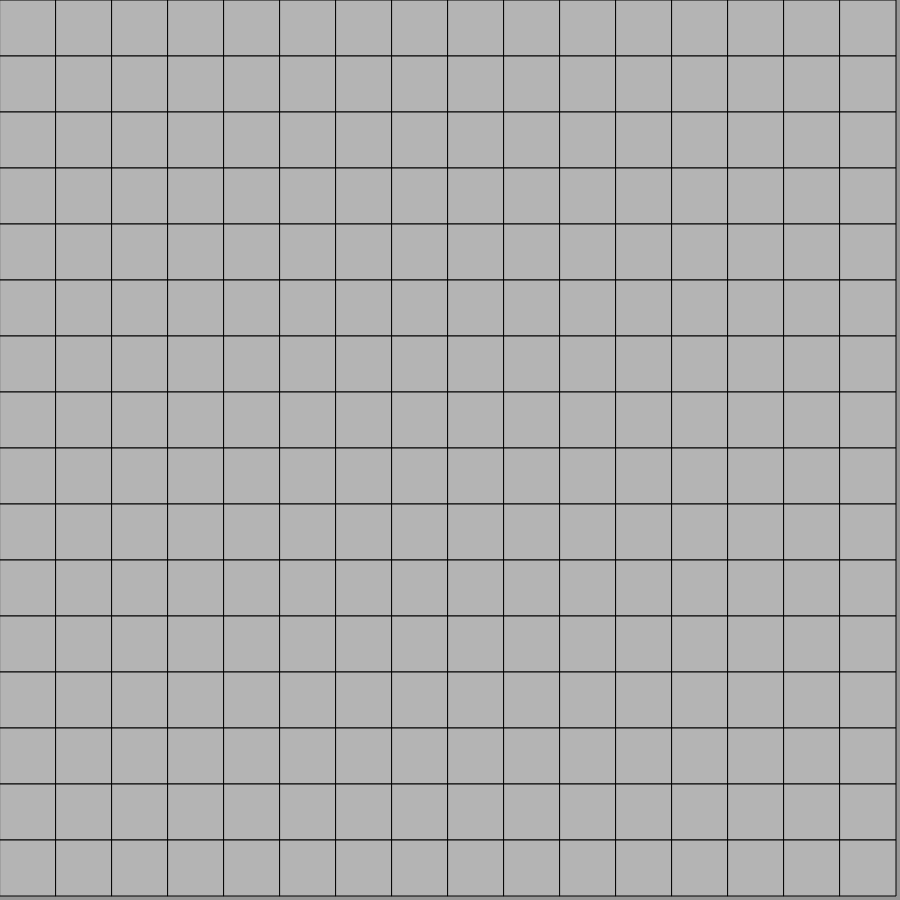
Frame 1 (no input)
Frame 60 (no input): identical to frame 1, image omitted
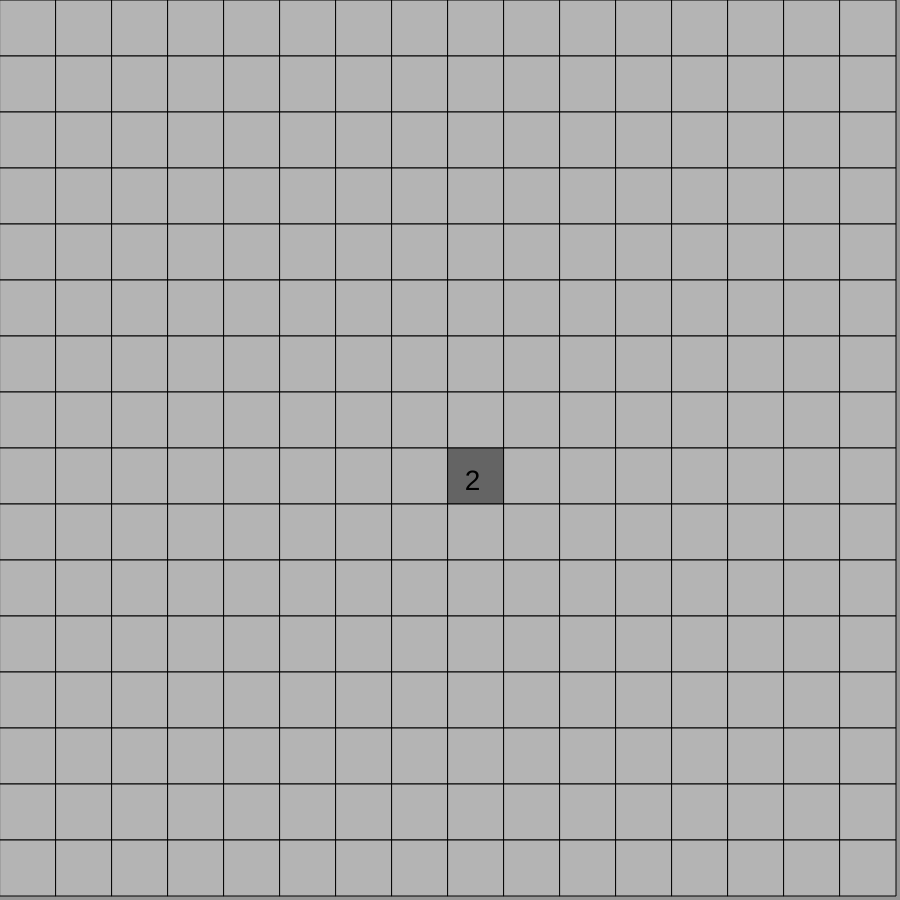
Frame 120 (the mouse pressed at the canvas centre since frame 60)

The p5.js sketch that drew these frames (run headless with seeded random() and noise() and a simulated clock; from frame 60 on, the mouse is pressed at the canvas centre):

// p5.js sketch
// ── sketch.js
var cells = []
var cant = 16
var s;
var minas = 40
var qeue = []
var cellsClicked = 0
var minesLeft = minas
var count = 0
var auto = true

function setup() {
  createCanvas(900, 900)
  
  ai = new robot()
  
  
  params = getURLParams()
  if (params.minas) {
    minas = (parseInt(params.minas))
  } 
  if (params.size) {
    cant = parseInt(params.size)
  }
  
  s = floor(window.height / cant)
  for (var j = 0; j < cant; j++) { // columnas
    for (var i = 0; i < cant; i++) { // filas
      cells.push(new cell(j, i, s))
    }
  }

  for (var i = 0; i < minas; i++) {
    var r = random(cells)
    if (r.mode != "Mine") {
      r.changeMode("Mine")
    } else {
      i--
    }
  }
  for (var i = 0; i < cells.length; i++) {
    cells[i].check(cells)
  }
  
  
//  if (auto) cells[0].click()

}

function draw() {

  minesLeft = minas
  count = 0
  background(150)
  if (qeue.length == 0 && auto) {
       ai.firstStep(cells)
       ai.secondStep(cells)
      if (ai.firstStep(cells) == undefined && ai.secondStep(cells) == undefined && cellsClicked > sq(cant) / 3){
        ai.tank(cells)
      }
  }
  cellsClicked = 0

  for (var i = 0; i < qeue.length; i++) {
    qeue[0].click()
    qeue.splice(0, 1)
  }


  for (var i = 0; i < cells.length; i++) {
    cells[i].display()
    if (cells[i].mode == "Clicked") {
      cellsClicked++
    } else if (cells[i].mode == "Flaged") {
      minesLeft--
    } else if (cells[i].mode == "Mine") {
      count++
    }
  }
  // console.log(minesLeft)
  if (cellsClicked == cells.length - minas || count == 0) {
    noLoop()
    console.log("YOU WON")
  }
}

function mousePressed() {

  var record = Infinity
  var index = -1

  for (var i = 0; i < cells.length; i++) {
    var d = dist(mouseX, mouseY, cells[i].pos.x, cells[i].pos.y)
    if (d < record) {

      record = d
      index = i
    }
  }
  if (mouseButton == LEFT) {
    if (index > -1 && cells[index].mode != "Clicked") {
      cells[index].click()
    }
  } else {
    if (index > -1 && cells[index].mode != "Clicked") {
      if (cells[index].mode == "Flaged") {
        cells[index].changeMode(cells[index].previousMode)
      } else {
        cells[index].previousMode = cells[index].mode
        cells[index].changeMode("Flaged")
      }
    }
  }
}



function index(j, i) {
  if (i < 0 || j < 0 || i > cant - 1 || j > cant - 1) {
    return -1;
  }
  return i + j * cant;
}

// ── cell.js
function cell(j, i, s) {

  this.pos = createVector((i * s) + s / 2, (j * s) + s / 2)
  this.size = s
  this.mode = "New"

  this.i = i // filas
  this.j = j // columnas

  this.neighbours = []
  this.previousMode = "New"

  this.near = 0
  this.simulatedNear = 0

  this.display = function() {
    switch (this.mode) {
      case "New":
        fill(180)
        rectMode(CENTER)
        rect(this.pos.x, this.pos.y, this.size, this.size)
        break;
      case "Mine":
        fill(180)
        rectMode(CENTER)
        rect(this.pos.x, this.pos.y, this.size, this.size)
        break;
      case "Clicked":
        fill(100)
        rectMode(CENTER)
        rect(this.pos.x, this.pos.y, this.size, this.size)
        textSize(s / 2);
        fill(0)
        if (this.near > 0) text(this.near, this.pos.x - s / 5, this.pos.y + s / 4);
        break
      case "Flaged":
        fill(0, 100, 0)
        rectMode(CENTER)
        rect(this.pos.x, this.pos.y, this.size, this.size)
        break

    }

  }

  this.check = function(grid) {


    this.neighbours.push(index(this.j, this.i - 1))
    this.neighbours.push(index(this.j + 1, this.i))
    this.neighbours.push(index(this.j, this.i + 1))
    this.neighbours.push(index(this.j - 1, this.i))
    this.neighbours.push(index(this.j - 1, this.i - 1))
    this.neighbours.push(index(this.j - 1, this.i + 1))
    this.neighbours.push(index(this.j + 1, this.i - 1))
    this.neighbours.push(index(this.j + 1, this.i + 1))

    for (var i = 0; i < this.neighbours.length; i++) {
      if (cells[this.neighbours[i]] != undefined) {
        var checking = cells[this.neighbours[i]]
        if (checking.mode == "Mine") this.near++
      }
    }


    this.simulatedNear = this.near
  }

  this.changeMode = function(mode) {
    this.mode = mode
  }

  this.click = function() {
    if (this.mode != "Clicked" && this.mode != "Flaged") {
      if (this.mode == "Mine") {
        noLoop()
        console.log("YOU LOSE")
      } else if (this.near == 0) {
        this.mode = "Clicked"
        for (var i = 0; i < this.neighbours.length; i++) {
          if (cells[this.neighbours[i]] != undefined && cells[this.neighbours[i]].mode != "Clicked") {
            qeue.push(cells[this.neighbours[i]])
          }
        }

      } else {
        this.mode = "Clicked"
      }
    }

  }

  this.resetNear = function() {
    this.simulatedNear = this.near
    for (var i = 0; i < this.neighbours.length; i++) {
      if (cells[this.neighbours[i]] != undefined && cells[this.neighbours[i]].mode == "Flaged") this.simulatedNear--
    }
  }
}

// ── robot.js
function robot() {

  this.looking = []
  this.border = []
  this.firstStep = function(list) {
    var clicked = undefined
    for (var i = 0; i < list.length; i++) {
      var nearBlocks = 0
      if (list[i].mode == "Clicked") {
        for (var j = 0; j < list[i].neighbours.length; j++) {
          if (list[list[i].neighbours[j]] != undefined && list[list[i].neighbours[j]].mode != "Clicked") {
            nearBlocks++
          }
        }
        if (nearBlocks == list[i].near) {
          for (var j = 0; j < list[i].neighbours.length; j++) {
            if (list[list[i].neighbours[j]] != undefined && list[list[i].neighbours[j]].mode != "Clicked") {
              list[list[i].neighbours[j]].changeMode("Flaged")
              clicked = true
            }
          }
        }
      }
    }
    return clicked
  }

  this.secondStep = function(list) {
    var clicked = undefined
    for (var i = 0; i < list.length; i++) {
      var nearFlags = 0
      if (list[i].mode == "Clicked") {
        for (var j = 0; j < list[i].neighbours.length; j++) {
          if (list[list[i].neighbours[j]] != undefined && list[list[i].neighbours[j]].mode == "Flaged") {
            nearFlags++
          }
        }
        if (nearFlags == list[i].near) {
          for (var j = 0; j < list[i].neighbours.length; j++) {
            if (list[list[i].neighbours[j]] != undefined && list[list[i].neighbours[j]].mode != "Flaged") {
              list[list[i].neighbours[j]].click()
              clicked = true
            }
          }
        }
      }
    }
    return clicked
  }

  this.tank = function(list) {
    this.looking = []
    this.border = []

    var border = []
    for (var i = 0; i < list.length; i++) {
      if (list[i].mode == "Clicked") {
        for (var j = 0; j < list[i].neighbours.length; j++) {
          if (list[list[i].neighbours[j]] != undefined && (list[list[i].neighbours[j]].mode == "New" || list[list[i].neighbours[j]].mode == "Mine")) {
            var repeated = false
            for (var k = 0; k < border.length; k++) {
              if (border[k] == list[list[i].neighbours[j]]) {
                repeated = true
              }
            }
            if (!repeated) border.push(list[list[i].neighbours[j]])
          }
        }
      }
    }

    for (var i = 1; i < pow(2, border.length); i++) {
      var b = i.toString(2)
      var binary = []
      for (var j = 0; j < b.length; j++) {
        binary.push(b.charAt(j))
      }

      var chance = []
      for (var j = 0; j < border.length; j++) {
        if (binary.length < border.length) {
          binary.reverse()
          binary.push("0")
          binary.reverse()
          j--
        } else {
          var state = binary[j]
          if (state == "1") {
            chance.push(border[j])
          }
        }
      }
      //console.log(chance)
      if (chance.length <= minesLeft) this.checkChance(chance, list, border)
    }
    ai.tankTwo()

  }

  this.checkChance = function(mines, list, border) {
    //  console.log("Checking")
    for (var i = 0; i < mines.length; i++) {
      for (var j = 0; j < mines[i].neighbours.length; j++) {
        if (cells[mines[i].neighbours[j]] != undefined && cells[mines[i].neighbours[j]].mode == "Clicked") cells[mines[i].neighbours[j]].simulatedNear--
      }
    }
    for (var i = 0; i < list.length; i++) {
      for (var j = 0; j < list[i].neighbours.length; j++) {
        if (cells[list[i].neighbours[j]] != undefined && cells[list[i].neighbours[j]].mode == "Clicked" && cells[list[i].neighbours[j]].simulatedNear != 0) {
          //  console.log("Checking failed")
          this.reset(list)
          return false
        }
      }
    }

    this.decide(mines, border)
    this.reset(list)
  }

  this.decide = function(list, border) {
    console.log("checking succesfull")
    console.log(list)
    for (var i = 0; i < list.length; i++) {
      this.looking.push(index(list[i].j, list[i].i))
    }
    this.border = border
  }


  this.reset = function(list) {
    //  console.log("Reseting")
    for (var i = 0; i < list.length; i++) {
      for (var j = 0; j < list[i].neighbours.length; j++) {
        if (cells[list[i].neighbours[j]] != undefined) {
          cells[list[i].neighbours[j]].resetNear()
        }
      }
    }
  }

  this.tankTwo = function() {
    var counter = []
    for (var i = 0; i < this.border.length; i++) {
      var c = 0
      //console.log(this.looking)
      this.border[i] = index(this.border[i].j, this.border[i].i)
      for (var j = 0; j < this.looking.length; j++) {
        if (this.border[i] == this.looking[j]) {
          c++
        }
      }
      counter.push(c)
    }
    var m = 0
    var ind
    for (var i = 0; i < counter.length; i++) {
      if (counter[i] == 0) {
        cells[this.border[i]].click()
      } else if (counter[i] > m) {
        m = counter[i]
        ind = i
      }
    }
    if (this.border.length > 0) {

        console.log("Guessing with " + m + " in " + this.looking.length)
        cells[this.border[ind]].changeMode("Flaged")

      //console.log(counter)
    }
  }






}
